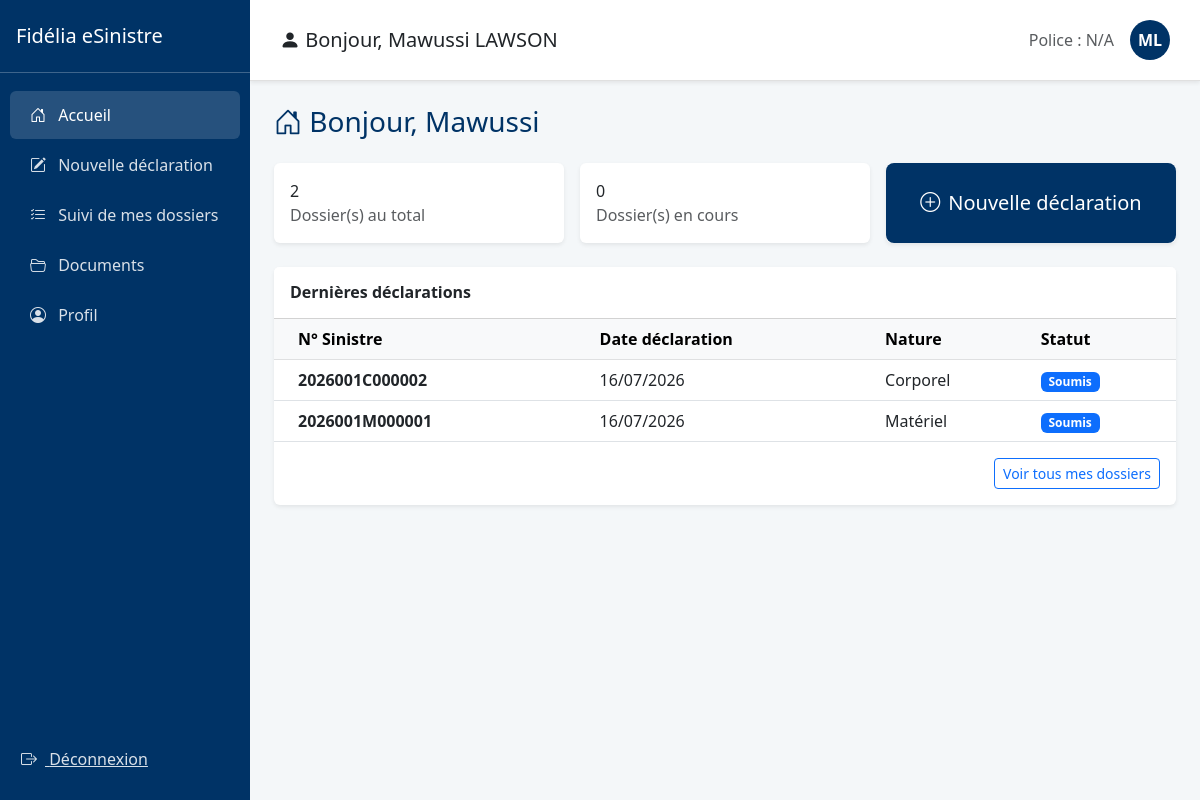
/sinistres/accueil/ (signed in), run on an earlier commit of the app's database.
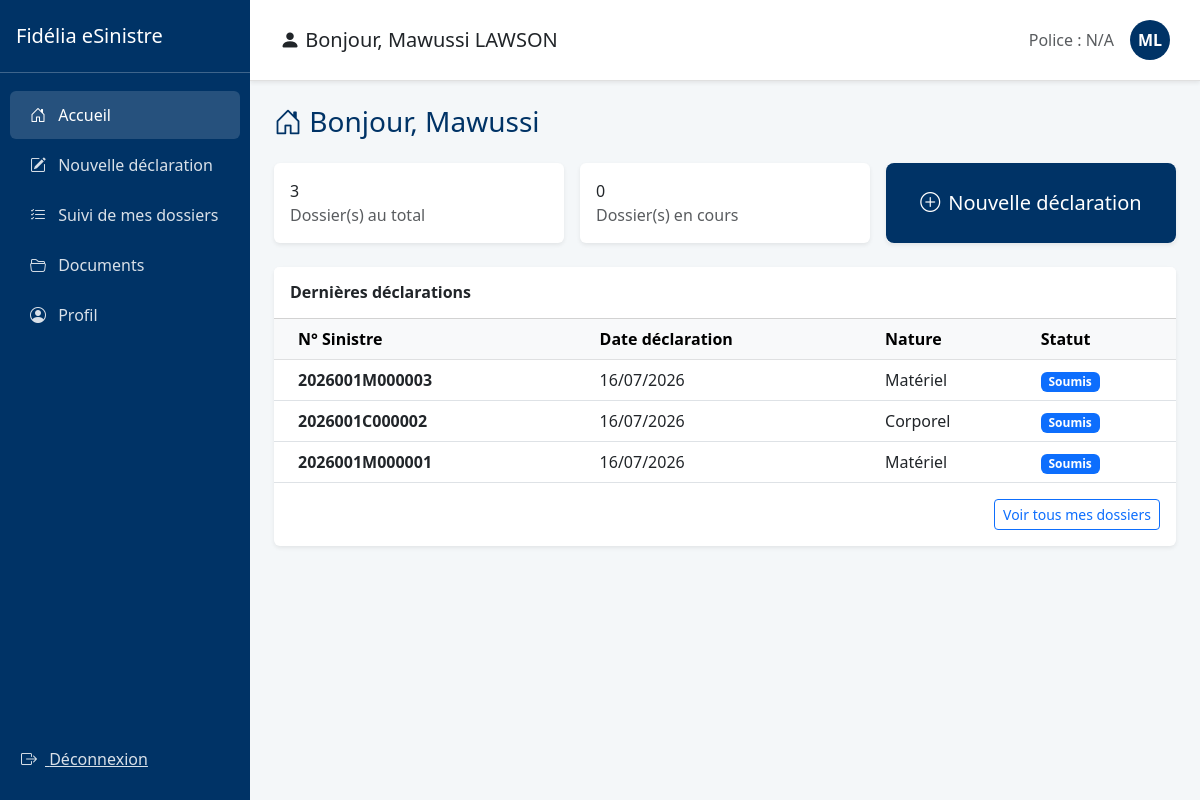
And on a later commit of the database.
### gestion_sinistres/models.py (models this page shows, shortened)
class Sinistre(models.Model):
    NATURE_CHOICES = [('C', 'Corporel'), ('M', 'Matériel'), ('X', 'Mixte')]
    STATUS_CHOICES = [
        ('SOUMIS', 'Soumis'),
        ('ATTENTE_COMPLEMENTS', 'En attente de compléments'),
        ('ATTENTE_VALIDATION', 'En attente de validation'),
        ('A_CORRIGER', 'A corriger'),
        ('EN_COURS', 'En cours'),
        ('CLOTURE', 'Clôturé'),
        ('SANS_SUITE', 'Sans suite'),
        ('REOUVERT', 'Réouvert'),
    ]
    n_police = models.CharField(max_length=50)
    nom_conducteur = models.CharField(max_length=100)
    immatriculation = models.CharField(max_length=20)
    numero_sinistre = models.CharField(max_length=20, unique=True)
    statut = models.CharField(max_length=30, choices=STATUS_CHOICES, default='SOUMIS')
    agent_traitant = models.CharField(max_length=100, blank=True, null=True)
    montant_estime = models.DecimalField(max_digits=12, decimal_places=2, default=0)
    date_survenance = models.DateTimeField()
    date_declaration = models.DateTimeField(auto_now_add=True)
    heure_approximative = models.TimeField()
    circonstances = models.TextField()
    vehicule = models.ForeignKey(Vehicule, on_delete=models.CASCADE)
    region = models.ForeignKey(Region, on_delete=models.SET_NULL, null=True)
    ville = models.ForeignKey(Ville, on_delete=models.SET_NULL, null=True)
    prefecture = models.ForeignKey(Prefecture, on_delete=models.SET_NULL, null=True)
    quartier = models.CharField(max_length=150)
    nature = models.CharField(max_length=1, choices=NATURE_CHOICES)
    precision = models.TextField(help_text="Circonstances exactes")
    numero_point_vente = models.CharField(max_length=10, default="001")
    assure = models.ForeignKey(User, on_delete=models.CASCADE, related_name='sinistres')
    lettre_derogation = models.FileField(upload_to='sinistres/derogations/', blank=True, null=True)

### gestion_sinistres/views.py (the view)
# urls.py: path('accueil/', views.accueil_assure, name='accueil_assure'),
@login_required
def accueil_assure(request):
    all_sinistres = Sinistre.objects.filter(assure=request.user)
    context = {
        'total': all_sinistres.count(),
        'en_cours': all_sinistres.filter(statut='EN_COURS').count(),
        'derniers': all_sinistres.order_by('-date_declaration')[:5],
    }
    return render(request, 'accueil_assure.html', context)

### gestion_sinistres/templates/accueil_assure.html (shortened to what this page needs)
{% extends 'base_assure.html' %}
{% block content %}
<h3 class="mb-4" style="color: #003366;">
    <i class="bi bi-house-door"></i> Bonjour, {{ request.user.first_name|default:request.user.username }}
</h3>
<div class="row g-3 mb-4">
    <div class="col-md-4">
        <div class="card stat-card shadow-sm border-0 h-100">
            <div class="card-body">
                <div class="stat-number">{{ total }}</div>
                <div class="text-muted">Dossier(s) au total</div>
            </div>
        </div>
    </div>
    <div class="col-md-4">
        <div class="card stat-card shadow-sm border-0 h-100">
            <div class="card-body">
                <div class="stat-number">{{ en_cours }}</div>
                <div class="text-muted">Dossier(s) en cours</div>
            </div>
        </div>
    </div>
    <div class="col-md-4">
        <div class="card stat-card shadow-sm border-0 h-100 d-flex align-items-center justify-content-center">
            <a href="{% url 'declarer_sinistre' %}" class="btn btn-lg w-100 h-100 d-flex align-items-center justify-content-center" style="background-color: #003366; color: white;">
                <i class="bi bi-plus-circle me-2"></i> Nouvelle déclaration
            </a>
        </div>
    </div>
</div>
<div class="card shadow-sm border-0">
    <div class="card-header bg-white py-3">
        <h6 class="mb-0 fw-bold">Dernières déclarations</h6>
    </div>
    <div class="card-body p-0">
        {% if derniers %}
        <table class="table table-hover align-middle mb-0">
            <thead class="table-light">
                <tr>
                    <th class="ps-4">N° Sinistre</th>
                    <th>Date déclaration</th>
                    <th>Nature</th>
                    <th>Statut</th>
                </tr>
            </thead>
            <tbody>
                {% for sinistre in derniers %}
                <tr>
                    <td class="ps-4"><strong>{{ sinistre.numero_sinistre }}</strong></td>
                    <td>{{ sinistre.date_declaration|date:"d/m/Y" }}</td>
                    <td>{{ sinistre.get_nature_display }}</td>
                    <td>
                        {% if sinistre.statut == 'SOUMIS' %}<span class="badge bg-primary">{{ sinistre.get_statut_display }}</span>
                        {% elif sinistre.statut == 'ATTENTE' %}<span class="badge bg-warning text-dark">{{ sinistre.get_statut_display }}</span>
                        {% elif sinistre.statut == 'EN_COURS' %}<span class="badge bg-info text-dark">{{ sinistre.get_statut_display }}</span>
                        {% elif sinistre.statut == 'CLOTURE' %}<span class="badge bg-success">{{ sinistre.get_statut_display }}</span>
                        {% else %}<span class="badge bg-secondary">{{ sinistre.get_statut_display }}</span>
                        {% endif %}
                    </td>
                </tr>
                {% endfor %}
            </tbody>
        </table>
        <div class="p-3 text-end">
            <a href="{% url 'suivi_sinistres' %}" class="btn btn-sm btn-outline-primary">Voir tous mes dossiers</a>
        </div>
        {% else %}
        <p class="text-muted text-center py-5">Vous n'avez encore déclaré aucun sinistre.</p>
        {% endif %}
    </div>
</div>
{% endblock %}

What changed in the data, as far as the page shows it:
added Sinistre: numero_sinistre "2026001M000003", date_declaration "16/07/2026", nature "Matériel", statut "Soumis"
Also different on the page:
{{ total }}: "2" → "3"
